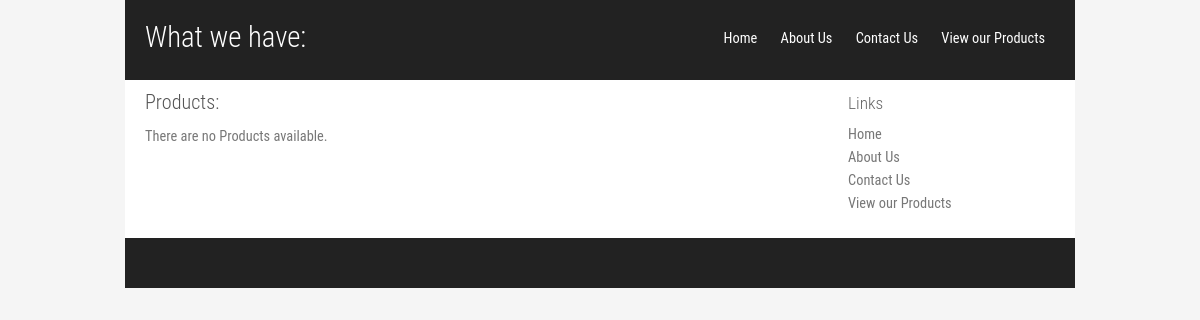
Before: /catalog/1/ with the older database file.
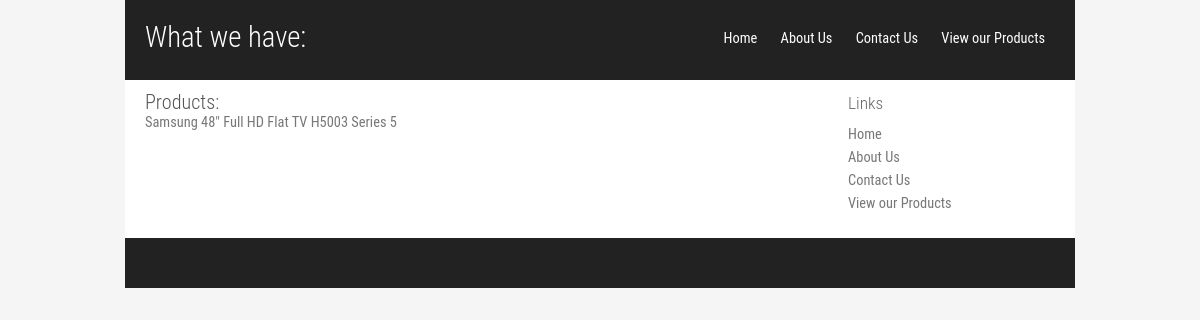
After: the same page with the newer database file.
### catalog/models.py (models this page shows, shortened)
class ProductItem(models.Model):
    product_directory = models.ForeignKey(ProductDirectory)
    product_name = models.CharField(max_length=200)
    product_description = models.TextField()
    product_price = models.DecimalField(max_digits=8, decimal_places=2)

### catalog/views.py (the view)
# urls.py: url(r'^catalog/(?P<directory_id>[0-9]+)/$', views.catalogViewItem, name='catalogViewItem'),
def catalogViewItem(request, directory_id):		#displays list of products for respected category selected in the catalog
	product_list = ProductItem.objects.filter(id=directory_id)
	template = loader.get_template('catalog/catalog_view_item.html')
	context = RequestContext(request, {
		'product_list': product_list,
	})
	return HttpResponse(template.render(context))

### catalog/templates/catalog/catalog_view_item.html (shortened to what this page needs)
{% load staticfiles %}
<!DOCTYPE html>
<html xmlns="http://www.w3.org/1999/xhtml">
<head>
	<link rel="stylesheet" type="text/css" href="{% static 'catalog/style.css' %}" media="screen" />
</head>
<body>
<div id="wrap">
	<div id="header">
		<div id="headerlinks">
		<a href="{% url 'catalog.views.homePage' %}" title="Home">Home</a>
		<a href="{% url 'catalog.views.AboutUsPage' %}" title="About Us">About Us</a>
		<a href="{% url 'catalog.views.ContactUsPage' %}" title="Contact Us">Contact Us</a>
		<a href="{% url 'catalog.views.catalogView' %}" title="View our Products">View our Products</a>
		</div>
		<h1>What we have:</h1>
	</div>
	<div id="sidebar">
		<h2>Links</h2>
		<div class="box">
		<ul>
		<li><a href="{% url 'catalog.views.homePage' %}">Home</a></li>
		<li><a href="{% url 'catalog.views.AboutUsPage' %}">About Us</a></li>
		<li><a href="{% url 'catalog.views.ContactUsPage' %}">Contact Us</a></li>
		<li><a href="{% url 'catalog.views.catalogView' %}">View our Products</a></li>
		</ul>
		</div>
	</div>
	<div id="content">
		<h2>Products:</h2>
			{% if product_list %}
				<ul>
				{% for product in product_list %}
					<li><a href="/catalog/products/{{ product.id }}/">{{ product.product_name }}</a></li>
				{% endfor %}
				</ul>
			{% else %}
				<p>There are no Products available.</p>
			{% endif %}
	</div>
	<div id="footer">
	</div>
</div>
</body>
</html>

Changed rows visible on the page:
added ProductItem: product_name "Samsung 48\" Full HD Flat TV H5003 Series 5"
Other visible differences:
text no longer shown: "There are no Products available."
